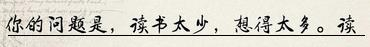
#> input picture dushushao.jpg, 370 x 47 px
$ python blur.py
#> lines starting #> are read from the running program, lines starting #| are printed output that depends on the picture
import cv2
import numpy as np
# coding=UTF-8
img = cv2.imread('dushushao.jpg',1)
#> img is the input picture: shape (47, 370, 3); mean B, G, R 204, 214.1, 216.4
blur = cv2.blur(img, (3, 3))           # 1中值滤波
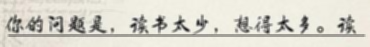
#> blur: shape (47, 370, 3); mean B, G, R 204, 214.1, 216.4
gas_blur = cv2.GaussianBlur(img, (3, 3),0)  #高斯滤波
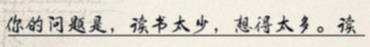
#> gas_blur: shape (47, 370, 3); mean B, G, R 204, 214.1, 216.4
median = cv2.medianBlur(img, 5)         #中值滤波
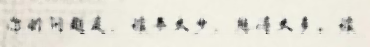
#> median: shape (47, 370, 3); mean B, G, R 213.9, 224.4, 226.7
bi = cv2.bilateralFilter(img, 5, 75, 75)  # 双边滤波  效果最好最佳


#> (the run stopped early here; a loop or call above may not have finished)
